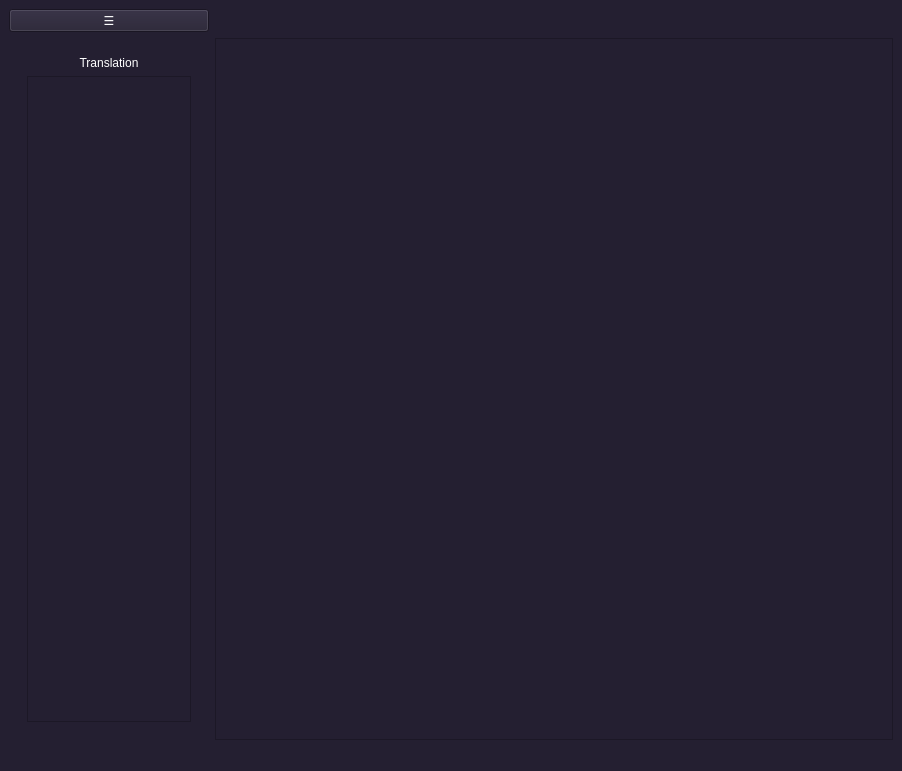
<?xml version="1.0" encoding="UTF-8"?>
<ui version="4.0">
 <class>MainWindow</class>
 <widget class="QMainWindow" name="MainWindow">
  <property name="geometry">
   <rect>
    <x>0</x>
    <y>0</y>
    <width>902</width>
    <height>771</height>
   </rect>
  </property>
  <property name="sizePolicy">
   <sizepolicy hsizetype="Expanding" vsizetype="Expanding">
    <horstretch>0</horstretch>
    <verstretch>0</verstretch>
   </sizepolicy>
  </property>
  <property name="windowTitle">
   <string>Bible</string>
  </property>
  <property name="styleSheet">
   <string notr="true">background-color: rgb(36, 31, 49);
color: rgb(255, 255, 255);</string>
  </property>
  <widget class="QWidget" name="centralwidget">
   <layout class="QGridLayout" name="gridLayout">
    <item row="1" column="1">
     <widget class="QListWidget" name="textArea"/>
    </item>
    <item row="0" column="0">
     <widget class="QPushButton" name="toggleButton">
      <property name="text">
       <string>☰</string>
      </property>
     </widget>
    </item>
    <item row="1" column="0">
     <widget class="QWidget" name="sidebarContainer" native="true">
      <property name="sizePolicy">
       <sizepolicy hsizetype="Preferred" vsizetype="Expanding">
        <horstretch>0</horstretch>
        <verstretch>0</verstretch>
       </sizepolicy>
      </property>
      <property name="maximumSize">
       <size>
        <width>200</width>
        <height>16777215</height>
       </size>
      </property>
      <layout class="QVBoxLayout" name="verticalLayout">
       <item>
        <widget class="QStackedWidget" name="stackedWidget">
         <property name="currentIndex">
          <number>0</number>
         </property>
         <widget class="QWidget" name="pageTranslations">
          <layout class="QVBoxLayout" name="verticalLayout_2">
           <item>
            <widget class="QLabel" name="label_translation">
             <property name="text">
              <string>Translation</string>
             </property>
             <property name="alignment">
              <set>Qt::AlignCenter</set>
             </property>
            </widget>
           </item>
           <item>
            <widget class="QListWidget" name="listTranslations"/>
           </item>
          </layout>
         </widget>
         <widget class="QWidget" name="pageBooks">
          <layout class="QVBoxLayout" name="verticalLayout_3">
           <item>
            <widget class="QLabel" name="label_book">
             <property name="text">
              <string>Book</string>
             </property>
             <property name="alignment">
              <set>Qt::AlignCenter</set>
             </property>
            </widget>
           </item>
           <item>
            <widget class="QListWidget" name="listBooks"/>
           </item>
          </layout>
         </widget>
         <widget class="QWidget" name="pageChapters">
          <layout class="QVBoxLayout" name="verticalLayout_4">
           <item>
            <widget class="QLabel" name="label">
             <property name="text">
              <string>Chapter</string>
             </property>
             <property name="alignment">
              <set>Qt::AlignCenter</set>
             </property>
            </widget>
           </item>
           <item>
            <widget class="QListWidget" name="listChapters"/>
           </item>
          </layout>
         </widget>
         <widget class="QWidget" name="pageVerses">
          <layout class="QVBoxLayout" name="verticalLayout_5">
           <item>
            <widget class="QLabel" name="label_2">
             <property name="text">
              <string>Verse</string>
             </property>
             <property name="alignment">
              <set>Qt::AlignCenter</set>
             </property>
            </widget>
           </item>
           <item>
            <widget class="QListWidget" name="listVerses"/>
           </item>
          </layout>
         </widget>
        </widget>
       </item>
      </layout>
     </widget>
    </item>
   </layout>
  </widget>
  <widget class="QMenuBar" name="menubar">
   <property name="geometry">
    <rect>
     <x>0</x>
     <y>0</y>
     <width>902</width>
     <height>22</height>
    </rect>
   </property>
  </widget>
  <widget class="QStatusBar" name="statusbar"/>
 </widget>
 <resources/>
 <connections/>
</ui>
